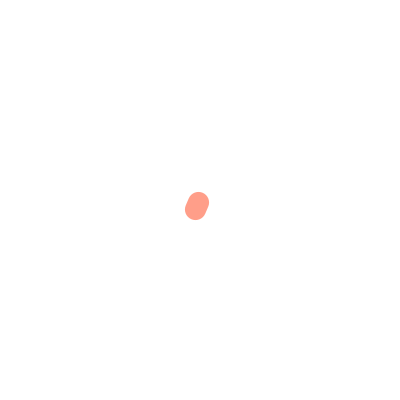
Frame 1 (no input)
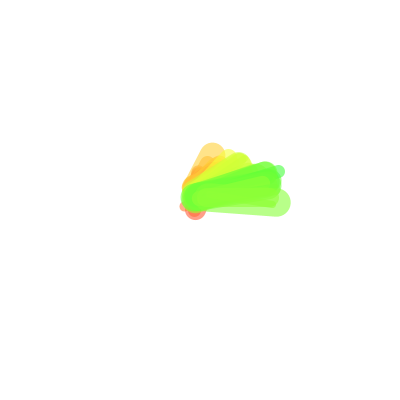
Frame 60 (the mouse pressed at the canvas centre just before this capture)
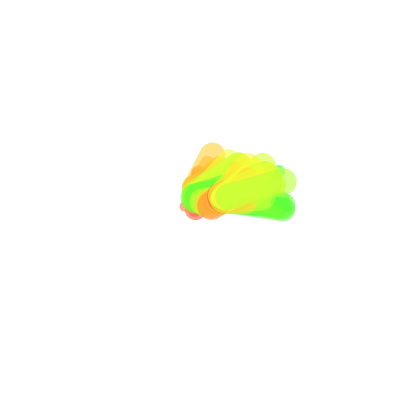
Frame 120 (the mouse held since frame 60 and released just before this capture)

The Processing sketch that drew these frames (run headless with seeded random() and noise(); from frame 60 on, the mouse is pressed at the canvas centre):

// Processing sketch: dzyklad1naRozgrzewkeLiniaAbstrakcja1
// ── dzyklad1naRozgrzewkeLiniaAbstrakcja1.pde
void setup()
{
  size(400, 400);
  rectMode(CENTER);
  background(255);
  noStroke();
  colorMode(HSB);
}

float grubosc;
float X = 200;
float Y = 200;
float A = 200;
float Z = 200;

void draw()
{
  grubosc = random(5,30);
  X = X + random(-10,10);
  Y = Y + random(-10,10);

  A = A + random(-3,3);
  Z = Z + random(-3,3);
  
  X = constrain(X, 100, 300);
  Y = constrain(Y, 100, 300);
  A = constrain(A, 100, 300);
  Z = constrain(Z, 100, 300);
    
  stroke(dist(A,Z,X,Y),200,255, 150);
  strokeWeight(grubosc);
  
  line(A,Z, X,Y);
}
